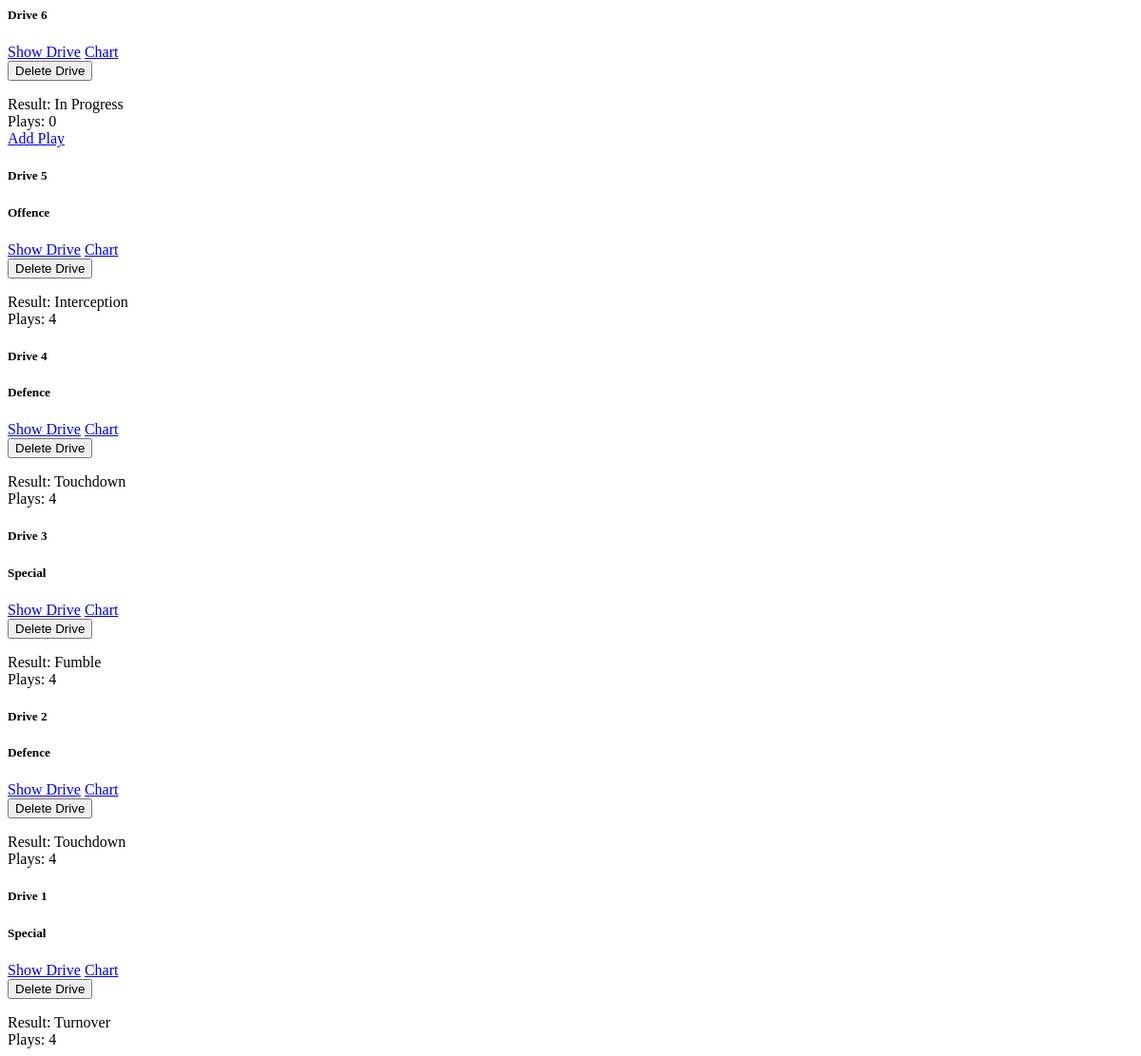
Page /filter_drives?Id=3 (signed in) on the earlier database version.
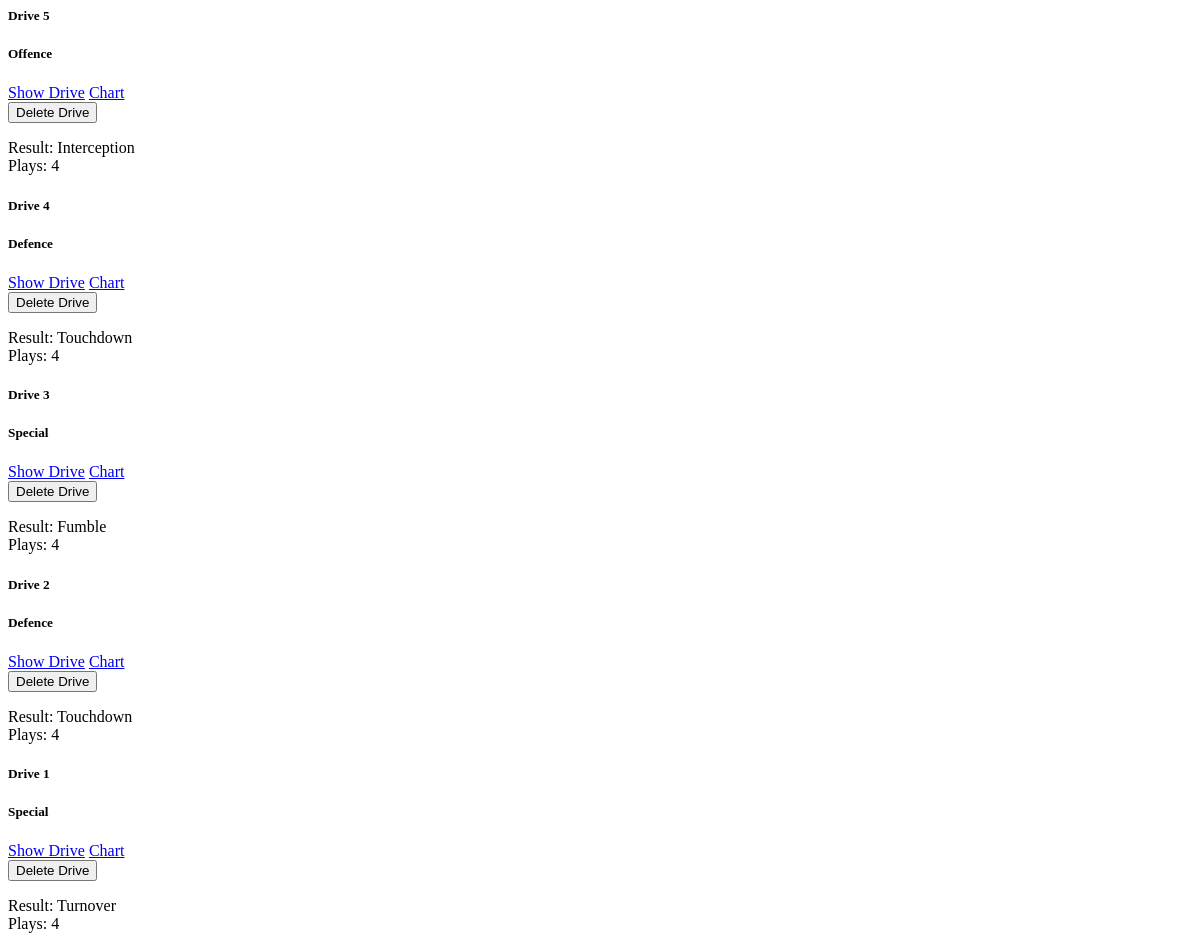
Same page on the later database version.
### app/models/drive.py (models this page shows)
class DriveModel(db.Model):
    __tablename__ = 'drive'
    id = db.Column(db.Integer, primary_key=True)
    game_id = db.Column(db.Integer, db.ForeignKey('game.id'), nullable=False)
    result = db.Column(db.String(50))
    ended = db.Column(db.Boolean, default=False)
    plays = db.relationship('PlayModel', backref='drive', lazy=True, cascade='all, delete-orphan')

### app/controllers/game.py (the view)
    @login_required
    def filter_drives(self):
        selected_odk = request.args.get('Odk')
        game_id = request.args.get('Id')
        game = GameModel.get_by_id(game_id)
        if selected_odk:
            game.drives = [drive for drive in game.drives
                            if drive.plays and drive.plays[0].odk == selected_odk]
            return render_template("game/partials/_drive_rows.html", game=game)
        else:
            return render_template("game/partials/_drive_rows.html", game=game)

### app/controllers/user.py (called while the page is built)
    @staticmethod
    def load_user(user_id):
        return UserModel.query.get(int(user_id))

### app/models/game.py (called while the page is built)
    @classmethod
    def get_by_id(cls, game_id: int) -> Optional['GameModel']:
        return cls.query.get_or_404(game_id)

### run.py (called while the page is built)
    def _inject_context(self) -> None:
        @self.app.context_processor
        def inject_teams() -> dict:
            try:
                teams = TeamModel.query.all()
                return dict(teams=teams)
            except Exception as e:
                print(f"[!] Error injecting teams: {str(e)} ({type(e).__name__})")
                return dict(teams=[])

### app/templates/game/partials/_drive_rows.html
{% for drive in game.drives|sort(attribute='id', reverse=True) %}
    <div class="card mb-3">
        <div class="card-body">
            <div class="d-flex justify-content-between align-items-start">
                <h5 class="card-title">Drive {{ loop.revindex }}</h5>
                {% if drive.plays | length > 0 %}
                    {% if drive.plays[0].odk == "O" %}
                        <h5 class="card-title">Offence</h5>
                    {% elif drive.plays[0].odk == "D" %}
                        <h5 class="card-title">Defence</h5>
                    {% elif drive.plays[0].odk == "K" %}
                        <h5 class="card-title">Special</h5>
                    {% else %}
                        <h5 class="card-title">Unknown play type: {{ drive.plays[0].odk }}</h5>
                    {% endif %}
                {% endif %}
                <div>
                    <a href="{{ url_for('drive_detail', drive_id=drive.id) }}" class="btn btn-sm btn-primary">Show
                        Drive</a>
                    <a href="{{ url_for('drive_play_chart', game_id=game.id, drive_id=drive.id) }}"
                       class="btn btn-sm btn-primary" , style="margin-right: 0.5rem;">Chart</a>
                    {% if current_user.role == 'admin' %}
                        <form action="{{ url_for('delete_drive', drive_id=drive.id) }}" method="POST" class="d-inline">
                            <button type="submit" class="btn btn-sm btn-danger"
                                    onclick="return confirm('Are you sure you want to delete this drive?')">Delete Drive
                            </button>
                        </form>
                    {% else %}
                        <button class="btn btn-sm btn-secondary" disabled>Delete Drive</button>
                    {% endif %}
                </div>
            </div>
            <div class="d-flex justify-content-between align-items-center">
                <div class="card-text mb-0">
                    Result: {{ drive.result or 'In Progress' }}<br>
                    Plays: {{ drive.plays|length }}
                </div>
                {% if not drive.ended %}
                    <a href="{{ url_for('add_play', drive_id=drive.id) }}" class="btn btn-sm btn-success ms-auto"
                       style="margin-right: 12.1rem;">Add Play</a>
                {% endif %}
            </div>
        </div>
    </div>
{% else %}
    <div class="alert alert-secondary text-center" role="alert">
        <i class="bi bi-info-circle me-2"></i>
        No drives found for this filter.
    </div>
{% endfor %}

Differences in the rows shown:
removed DriveModel: result "In Progress", plays|length "0"
